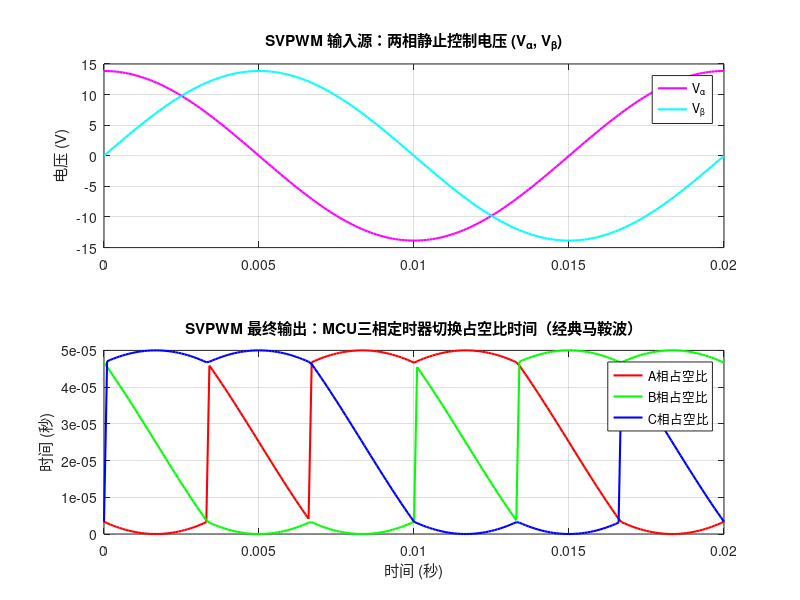

Write the MATLAB code that produced this figure.
%% Sensorless FOC 独立开发日志 - Day 3 SVPWM 核心验证
clear; clc; close all;

%% 1. 参数定义与前置旋转信号模拟 (模拟 Day 2 逆 Park 输出)
fs = 10000;              % 采样频率 (Hz)
t = 0 : 1/fs : 0.02;     % 仿真时间 (0.02秒，1个50Hz周期)
f = 50;                  % 电机旋转工频 (50 Hz)
U_dc = 24;               % 母线电压 (模拟24V供电板)
T_s = 1 / fs;            % PWM 周期

% 直接生成标准的旋转电压矢量 V_alpha 和 V_beta (作为 SVPWM 的输入)
V_max = U_dc / sqrt(3);  % 有效利用率下的最大线性基波幅值
V_alpha = V_max * cos(2 * pi * f * t);
V_beta  = V_max * sin(2 * pi * f * t);

%% 2. Day 3 核心：SVPWM 算法实现
len = length(t);
Ta = zeros(1, len); Tb = zeros(1, len); Tc = zeros(1, len);
Sector_Log = zeros(1, len);

for i = 1:len
    va = V_alpha(i);
    vb = V_beta(i);

    % Step 2.1: 扇区判定
    u1 = vb;
    u2 = (sqrt(3)/2)*va - 0.5*vb;
    u3 = -(sqrt(3)/2)*va - 0.5*vb;

    a_sign = u1 > 0;
    b_sign = u2 > 0;
    c_sign = u3 > 0;
    N = 4*c_sign + 2*b_sign + a_sign;

    switch N
        case 3; sector = 1;
        case 1; sector = 2;
        case 5; sector = 3;
        case 4; sector = 4;
        case 6; sector = 5;
        case 2; sector = 6;
        otherwise; sector = 1;
    end
    Sector_Log(i) = sector;

    % Step 2.2: 根据扇区计算有效矢量时间 X, Y, Z
    X = (sqrt(3)*T_s/U_dc) * vb;
    Y = (sqrt(3)*T_s/U_dc) * ((sqrt(3)/2)*va + 0.5*vb);
    Z = (sqrt(3)*T_s/U_dc) * (-(sqrt(3)/2)*va + 0.5*vb);

    switch sector
        case 1; T1 = -Z; T2 = X;
        case 2; T1 = Y;  T2 = Z;
        case 3; T1 = X;  T2 = -Y;
        case 4; T1 = Z;  T2 = -X;
        case 5; T1 = -Y; T2 = -Z;
        case 6; T1 = -X; T2 = Y;
    end

    % 过调制处理（时间限制）
    if (T1 + T2) > T_s
        sum_T = T1 + T2;
        T1 = T1 * T_s / sum_T;
        T2 = T2 * T_s / sum_T;
    end

    % Step 2.3: 计算三相七段式比较执行时间点
    Ta_tmp = (T_s - T1 - T2) / 4;
    Tb_tmp = Ta_tmp + T1 / 2;
    Tc_tmp = Tb_tmp + T2 / 2;

    % 依据扇区分配给具体的 A, B, C 三相定时器
    switch sector
        case 1; Ta(i) = Ta_tmp; Tb(i) = Tb_tmp; Tc(i) = Tc_tmp;
        case 2; Ta(i) = Tb_tmp; Tb(i) = Ta_tmp; Tc(i) = Tc_tmp;
        case 3; Ta(i) = Tc_tmp; Tb(i) = Ta_tmp; Tc(i) = Tb_tmp;
        case 4; Ta(i) = Tc_tmp; Tb(i) = Tb_tmp; Tc(i) = Ta_tmp;
        case 5; Ta(i) = Tb_tmp; Tb(i) = Tc_tmp; Tc(i) = Ta_tmp;
        case 6; Ta(i) = Ta_tmp; Tb(i) = Tc_tmp; Tc(i) = Tb_tmp;
    end
end

%% 3. 可视化波形输出
figure('Color', [1 1 1], 'Name', 'Day 3 SVPWM 核心波形验证');

% 子图1：输入的旋转控制电压空间矢量
subplot(2,1,1);
plot(t, V_alpha, 'm', 'LineWidth', 1.5); hold on;
plot(t, V_beta, 'c', 'LineWidth', 1.5);
grid on; title('SVPWM 输入源：两相静止控制电压 (V_\alpha, V_\beta)');
ylabel('电压 (V)'); legend('V_\alpha', 'V_\beta');

% 子图2：最终输出给 MCU 定时器计数的调制波（呈现完美的马鞍波！）
subplot(2,1,2);
plot(t, Ta, 'r', 'LineWidth', 1.5); hold on;
plot(t, Tb, 'g', 'LineWidth', 1.5);
plot(t, Tc, 'b', 'LineWidth', 1.5);
grid on; title('SVPWM 最终输出：MCU三相定时器切换占空比时间（经典马鞍波）');
xlabel('时间 (秒)'); ylabel('时间 (秒)'); legend('A相占空比', 'B相占空比', 'C相占空比');
